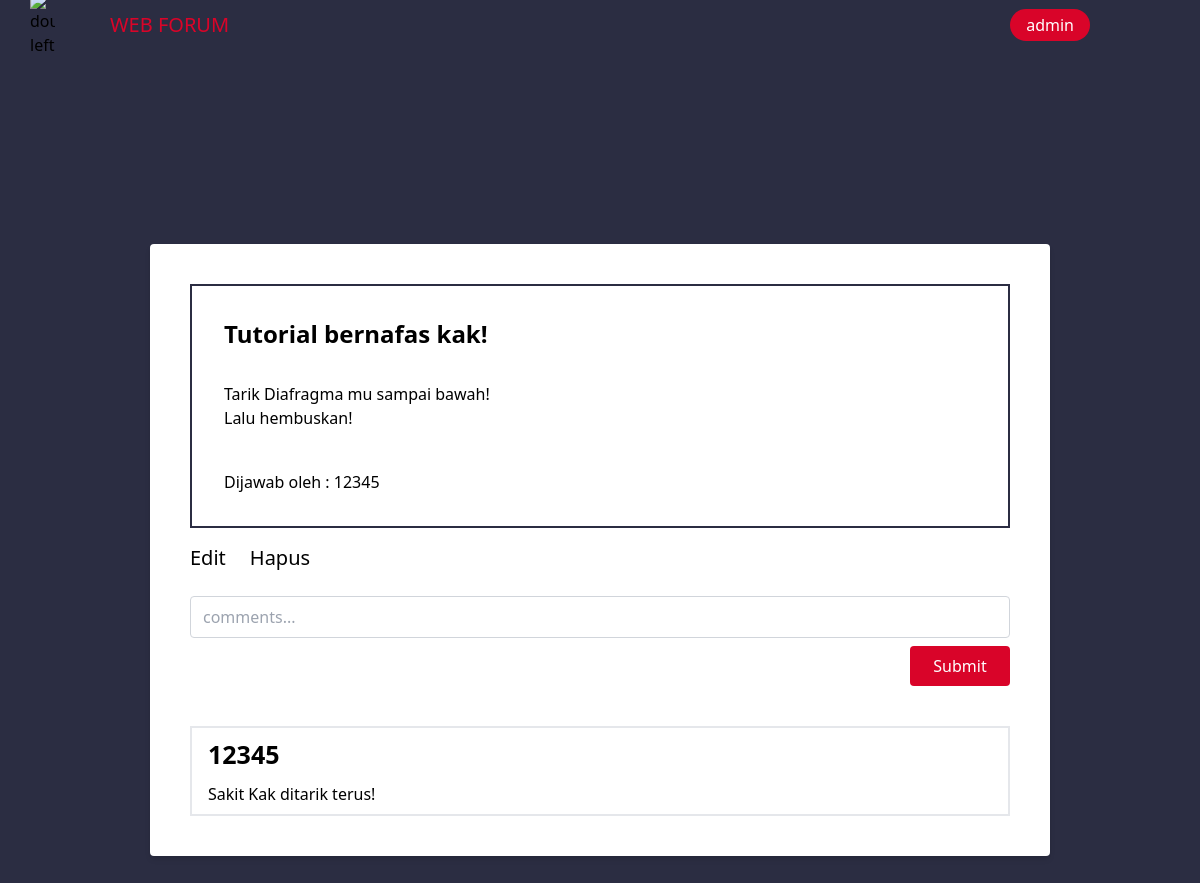
The page /CommentPage.php?id=7&from=MyPostPage (signed in) on the database its author committed.
### tables this page shows
CREATE TABLE `jawaban` (
  `id_jawaban` int NOT NULL,
  `id_pertanyaan` int DEFAULT NULL,
  `jawaban` text,
  `upvote` int DEFAULT NULL,
  `id_user` int DEFAULT NULL,
  `dijawab` varchar(100) DEFAULT NULL,
  `waktu` varchar(50) DEFAULT NULL
);

CREATE TABLE `pertanyaan` (
  `id_pertanyaan` int NOT NULL,
  `id_user` int DEFAULT NULL,
  `pertanyaan` text,
  `waktu` varchar(50) DEFAULT NULL
);

CREATE TABLE `komentar` (
  `id_komentar` int NOT NULL,
  `id_jawaban` int DEFAULT NULL,
  `id_user` int DEFAULT NULL,
  `komentar` text,
  `waktu` varchar(50) DEFAULT NULL
);

CREATE TABLE `user` (
  `id_user` int NOT NULL,
  `username` varchar(100) NOT NULL,
  `password` varchar(100) NOT NULL,
  `akses` enum('admin','customer') DEFAULT NULL
);

### CommentPage.php (the view, shortened to what this page needs)
<?php
include_once('yielder.php');
include_once('connectDb.php');
$state = $_GET['from'];
$nama = $_SESSION['username'];
$id = $_SESSION['id'];
$idJawaban = $_GET['id'];
$akses = $_SESSION['akses'];
$yielder = new Yielder($state, $nama);
$head = $yielder->getHead();
$tail = $yielder->getTail();
$header = $yielder->getHeader($state, $nama);
$hasilJawaban = $pdo->prepare("SELECT jawaban.id_pertanyaan, jawaban.id_user, jawaban.id_jawaban, pertanyaan.pertanyaan, jawaban.jawaban, jawaban.dijawab AS 'username' FROM jawaban INNER JOIN pertanyaan ON jawaban.id_pertanyaan = pertanyaan.id_pertanyaan INNER JOIN user ON jawaban.id_user = user.id_user WHERE jawaban.id_jawaban=".$idJawaban.";");
try {
    $hasilJawaban->execute();
    $dataJawaban = $hasilJawaban->fetchAll(PDO::FETCH_ASSOC);
} catch (PDOException $e) {
    echo $e->getMessage();
}
$hasilKomen = $pdo->prepare("SELECT user.username, komentar.komentar FROM komentar INNER JOIN user ON komentar.id_user = user.id_user WHERE komentar.id_jawaban=".$idJawaban." ORDER BY komentar.waktu DESC;");
try {
    $hasilKomen->execute();
    $dataKomen = $hasilKomen->fetchAll(PDO::FETCH_ASSOC);
} catch (PDOException $e) {
    echo $e->getMessage();
}
?>
<?php echo $head ?>
<?php echo $header;?>
<div class=" bg-[#2B2D42] flex items-center justify-center flex-col min-h-[100vh]">
        <div class="bg-white p-10  rounded shadow-md flex items-center justify-center flex-col my-6 w-[75%]">
            <div class="border-solid border-2 border-[#2B2D42] pb-8 w-[100%]">
                <div class="px-8 py-8 text-2xl font-semibold">
                    <b><?php echo $dataJawaban[0]['pertanyaan'] ?></b>
                </div>
                <div class="px-8">
                    <?php echo $dataJawaban[0]['jawaban'] ?>
                </div>
                <div class="pt-10 mx-8">
                    Dijawab oleh : <?php echo $dataJawaban[0]['username'] ?>
                </div>
            </div>
            <?php if($akses == "admin" || $dataJawaban[0]['id_user'] == $id):?>
                <div class="flex w-[100%] self-start mt-4">
                    <a class="text-xl" href="JawabPage.php?idPertanyaan=<?php echo $dataJawaban[0]['id_pertanyaan'] ?>&idJawaban=<?php echo $dataJawaban[0]['id_jawaban'] ?>&aksi=EditJawaban&from=<?php echo $_GET['from'] ?>">Edit</a>
                    <a class="text-xl ml-6" href="controller.php?aksi=DeleteJawaban&idJaw=<?php echo $dataJawaban[0]['id_jawaban'] ?>&from=<?php echo $state ?>">Hapus</a>
                </div>
            <?php endif ?>
            <form action="controller.php?idJawaban=<?php echo $dataJawaban[0]['id_jawaban'] ?>&from=<?php echo $state ?>" method="post" class="my-4 w-[100%] flex flex-col justify-center">
                <input placeholder="comments..." type="text" name="Komentar" class="border border-gray-300 my-2 px-3 py-2 rounded w-[100%] " required>
                <button type="submit" name="SubmitKomentar" class="transition self-end duration-300 bg-[#D90429] w-[100px] hover:bg-[#2B2D42] text-white font-medium px-4 py-2 rounded">Submit</button>
            </form>
            <?php foreach($dataKomen as $komen) : ?>
                <div class="border-solid border-2 border-black-500 mt-6 flex flex-col w-[100%]">
                    <div class="font-semibold px-4 mt-2 text-[25px]"><?php echo $komen['username'] ?></div>
                    <div class="px-4 py-2 text-justify">
                        <?php echo $komen['komentar'] ?>
                    </div>
                </div>
            <?php endforeach ?>
        </div>
</div>
<?php echo $tail ?>

### rows shown on the page
jawaban: id_pertanyaan.pertanyaan "Tutorial bernafas kak!", jawaban "Tarik Diafragma mu sampai bawah! Lalu hembuskan!", dijawab "12345"
komentar: id_user.username "12345", komentar "Sakit Kak ditarik terus!"

### other values the page prints
$nama "admin"
